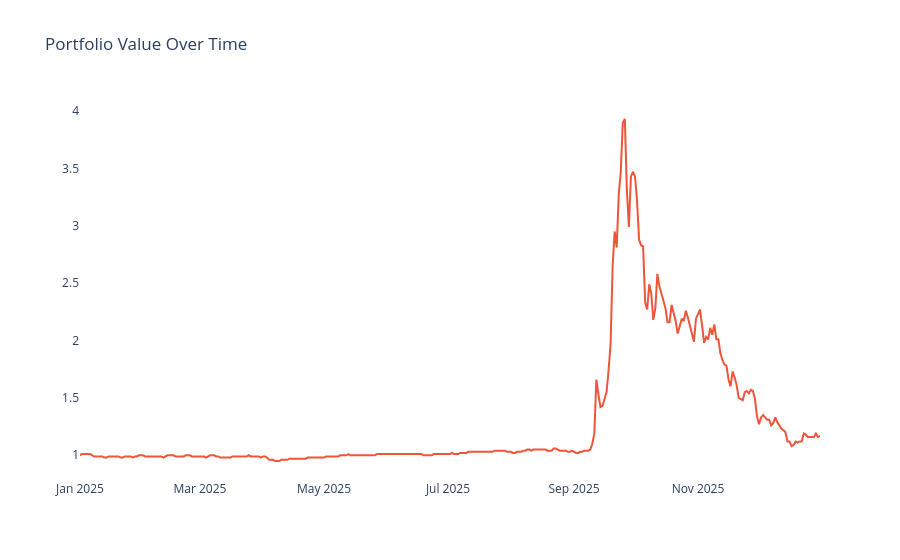

Notebook cell for this chart:
### Code cell
# H.4 Let's plot the total portfolio value over time to see how the portfolio performed based on the random weights and total investment. This will give us a visual representation of the growth of our investment over the selected time period.
plot_finance_data(portfolio_df[['Portfolio Value [$]']], "Portfolio Value Over Time", output_folder)

### Figure 1 — Plotly figure (JSON) as saved in the notebook; plotly's stock layout.template omitted (floating-point values rounded to 4 significant figures; data arrays with more than 128 entries replaced by an {"elided": "..."} marker saying what was removed)
{"data": [{"hovertemplate": "<extra></extra>", "legendgroup": "", "line": {"color": "#636efa", "dash": "solid", "width": 2}, "marker": {"symbol": "circle"}, "mode": "lines", "name": "", "orientation": "v", "showlegend": false, "type": "scatter", "xaxis": "x", "yaxis": "y"}, {"line": {"width": 2}, "name": "Portfolio Value [$]", "type": "scatter", "x": {"elided": "365 str values"}, "y": {"elided": "365 float values"}}], "layout": {"legend": {"tracegroupgap": 0}, "plot_bgcolor": "white", "title": {"text": "Portfolio Value Over Time"}, "xaxis": {"anchor": "y", "domain": [0, 1]}, "yaxis": {"anchor": "x", "domain": [0, 1]}}}
